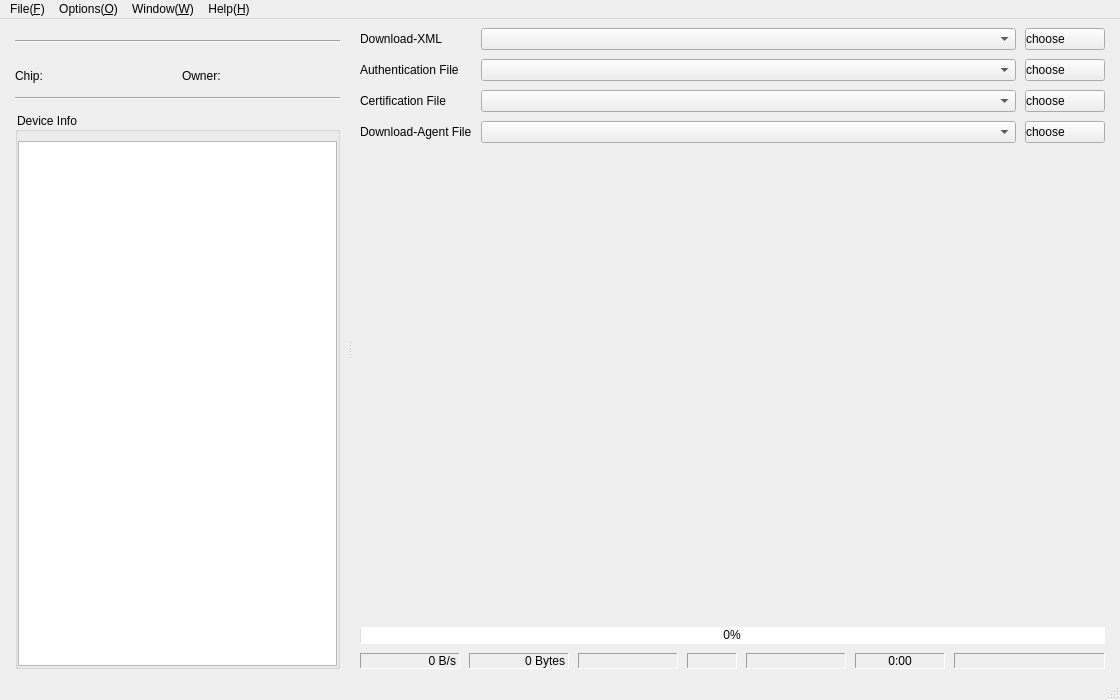
<?xml version="1.0" encoding="UTF-8"?>
<ui version="4.0">
 <class>MainWindow</class>
 <widget class="QMainWindow" name="MainWindow">
  <property name="geometry">
   <rect>
    <x>0</x>
    <y>0</y>
    <width>1120</width>
    <height>700</height>
   </rect>
  </property>
  <property name="minimumSize">
   <size>
    <width>1120</width>
    <height>700</height>
   </size>
  </property>
  <property name="windowTitle">
   <string/>
  </property>
  <property name="windowIcon">
   <iconset resource="../Resources/icon.qrc">
    <normaloff>:/images/application.png</normaloff>:/images/application.png</iconset>
  </property>
  <widget class="QWidget" name="centralwidget">
   <property name="styleSheet">
    <string notr="true">alternate-background-color: rgb(85, 170, 127);</string>
   </property>
   <layout class="QVBoxLayout" name="verticalLayout_3">
    <item>
     <widget class="QSplitter" name="splitter">
      <property name="styleSheet">
       <string notr="true">QSplitter::handle{background-color: rgb(172, 172, 172);};</string>
      </property>
      <property name="frameShape">
       <enum>QFrame::Panel</enum>
      </property>
      <property name="lineWidth">
       <number>0</number>
      </property>
      <property name="midLineWidth">
       <number>1</number>
      </property>
      <property name="orientation">
       <enum>Qt::Horizontal</enum>
      </property>
      <property name="handleWidth">
       <number>2</number>
      </property>
      <property name="childrenCollapsible">
       <bool>false</bool>
      </property>
      <widget class="QWidget" name="layoutWidget">
       <layout class="QVBoxLayout" name="verticalLayout_7">
        <property name="spacing">
         <number>12</number>
        </property>
        <property name="sizeConstraint">
         <enum>QLayout::SetDefaultConstraint</enum>
        </property>
        <property name="leftMargin">
         <number>6</number>
        </property>
        <property name="rightMargin">
         <number>9</number>
        </property>
        <item>
         <widget class="BromConnSettingWidget" name="bromConnSettingWidget" native="true">
          <property name="sizePolicy">
           <sizepolicy hsizetype="Minimum" vsizetype="Minimum">
            <horstretch>0</horstretch>
            <verstretch>0</verstretch>
           </sizepolicy>
          </property>
         </widget>
        </item>
        <item>
         <widget class="Line" name="line_2">
          <property name="orientation">
           <enum>Qt::Horizontal</enum>
          </property>
         </widget>
        </item>
        <item>
         <widget class="EnvGenWidget" name="envGenWidget" native="true">
          <property name="sizePolicy">
           <sizepolicy hsizetype="Minimum" vsizetype="Minimum">
            <horstretch>0</horstretch>
            <verstretch>0</verstretch>
           </sizepolicy>
          </property>
         </widget>
        </item>
        <item>
         <layout class="QHBoxLayout" name="horizontalLayout_3">
          <property name="spacing">
           <number>9</number>
          </property>
          <item>
           <widget class="QLabel" name="label_chip">
            <property name="text">
             <string>Chip:</string>
            </property>
           </widget>
          </item>
          <item>
           <widget class="QLabel" name="label_chip_value">
            <property name="font">
             <font>
              <pointsize>12</pointsize>
              <weight>75</weight>
              <bold>true</bold>
             </font>
            </property>
            <property name="text">
             <string/>
            </property>
           </widget>
          </item>
          <item>
           <widget class="QLabel" name="label_owner">
            <property name="text">
             <string>Owner:</string>
            </property>
           </widget>
          </item>
          <item>
           <widget class="QLabel" name="label_owner_name">
            <property name="font">
             <font>
              <pointsize>12</pointsize>
              <weight>75</weight>
              <bold>true</bold>
             </font>
            </property>
            <property name="text">
             <string/>
            </property>
            <property name="textFormat">
             <enum>Qt::AutoText</enum>
            </property>
           </widget>
          </item>
         </layout>
        </item>
        <item>
         <widget class="Line" name="line">
          <property name="orientation">
           <enum>Qt::Horizontal</enum>
          </property>
         </widget>
        </item>
        <item>
         <widget class="QGroupBox" name="groupBox">
          <property name="sizePolicy">
           <sizepolicy hsizetype="Minimum" vsizetype="Expanding">
            <horstretch>0</horstretch>
            <verstretch>0</verstretch>
           </sizepolicy>
          </property>
          <property name="title">
           <string>Device Info</string>
          </property>
          <layout class="QVBoxLayout" name="verticalLayout_6">
           <property name="spacing">
            <number>0</number>
           </property>
           <property name="leftMargin">
            <number>0</number>
           </property>
           <property name="topMargin">
            <number>9</number>
           </property>
           <property name="rightMargin">
            <number>0</number>
           </property>
           <property name="bottomMargin">
            <number>0</number>
           </property>
           <item>
            <widget class="QTextEdit" name="textEdit_device_info">
             <property name="sizePolicy">
              <sizepolicy hsizetype="Expanding" vsizetype="Expanding">
               <horstretch>0</horstretch>
               <verstretch>100</verstretch>
              </sizepolicy>
             </property>
             <property name="font">
              <font>
               <pointsize>11</pointsize>
              </font>
             </property>
             <property name="readOnly">
              <bool>true</bool>
             </property>
             <property name="tabStopWidth">
              <number>80</number>
             </property>
            </widget>
           </item>
          </layout>
         </widget>
        </item>
       </layout>
      </widget>
      <widget class="QWidget" name="layoutWidget">
       <layout class="QVBoxLayout" name="verticalLayout_2" stretch="0,1,0">
        <property name="spacing">
         <number>9</number>
        </property>
        <property name="leftMargin">
         <number>9</number>
        </property>
        <property name="rightMargin">
         <number>6</number>
        </property>
        <item>
         <layout class="QGridLayout" name="gridLayout">
          <item row="0" column="0">
           <widget class="QLabel" name="label_download_xml">
            <property name="sizePolicy">
             <sizepolicy hsizetype="Minimum" vsizetype="Preferred">
              <horstretch>0</horstretch>
              <verstretch>0</verstretch>
             </sizepolicy>
            </property>
            <property name="text">
             <string>Download-XML</string>
            </property>
           </widget>
          </item>
          <item row="0" column="1">
           <widget class="QComboBox" name="comboBox_flash_xml_file">
            <property name="sizePolicy">
             <sizepolicy hsizetype="Expanding" vsizetype="Fixed">
              <horstretch>0</horstretch>
              <verstretch>0</verstretch>
             </sizepolicy>
            </property>
            <property name="maxCount">
             <number>10</number>
            </property>
           </widget>
          </item>
          <item row="0" column="2">
           <widget class="QPushButton" name="pushButton_flash_xml">
            <property name="styleSheet">
             <string notr="true">QPushButton {
    text-align:left;
}
</string>
            </property>
            <property name="text">
             <string>choose</string>
            </property>
            <property name="icon">
             <iconset resource="../Resources/icon.qrc">
              <normaloff>:/images/folder.png</normaloff>:/images/folder.png</iconset>
            </property>
            <property name="iconSize">
             <size>
              <width>20</width>
              <height>20</height>
             </size>
            </property>
           </widget>
          </item>
          <item row="1" column="0">
           <widget class="QLabel" name="label_authFile">
            <property name="sizePolicy">
             <sizepolicy hsizetype="Minimum" vsizetype="Preferred">
              <horstretch>0</horstretch>
              <verstretch>0</verstretch>
             </sizepolicy>
            </property>
            <property name="toolTip">
             <string>Only used for security download</string>
            </property>
            <property name="text">
             <string>Authentication File</string>
            </property>
           </widget>
          </item>
          <item row="1" column="1">
           <widget class="QComboBox" name="comboBox_authFilePath">
            <property name="sizePolicy">
             <sizepolicy hsizetype="Expanding" vsizetype="Fixed">
              <horstretch>0</horstretch>
              <verstretch>0</verstretch>
             </sizepolicy>
            </property>
            <property name="acceptDrops">
             <bool>false</bool>
            </property>
            <property name="whatsThis">
             <string>Optional: Only used for security download</string>
            </property>
            <property name="editable">
             <bool>false</bool>
            </property>
            <property name="maxCount">
             <number>10</number>
            </property>
            <property name="insertPolicy">
             <enum>QComboBox::InsertAtTop</enum>
            </property>
           </widget>
          </item>
          <item row="1" column="2">
           <widget class="QPushButton" name="pushButton_authFile">
            <property name="styleSheet">
             <string notr="true">QPushButton {
    text-align:left;
}</string>
            </property>
            <property name="text">
             <string>choose</string>
            </property>
            <property name="icon">
             <iconset resource="../Resources/icon.qrc">
              <normaloff>:/images/folder.png</normaloff>:/images/folder.png</iconset>
            </property>
            <property name="iconSize">
             <size>
              <width>20</width>
              <height>20</height>
             </size>
            </property>
           </widget>
          </item>
          <item row="2" column="0">
           <widget class="QLabel" name="label_certFile">
            <property name="sizePolicy">
             <sizepolicy hsizetype="Minimum" vsizetype="Preferred">
              <horstretch>0</horstretch>
              <verstretch>0</verstretch>
             </sizepolicy>
            </property>
            <property name="text">
             <string>Certification File</string>
            </property>
           </widget>
          </item>
          <item row="2" column="1">
           <widget class="QComboBox" name="comboBox_certFilePath">
            <property name="sizePolicy">
             <sizepolicy hsizetype="Expanding" vsizetype="Fixed">
              <horstretch>0</horstretch>
              <verstretch>0</verstretch>
             </sizepolicy>
            </property>
            <property name="whatsThis">
             <string>optional: only used for security debug.</string>
            </property>
            <property name="maxCount">
             <number>10</number>
            </property>
            <property name="insertPolicy">
             <enum>QComboBox::InsertAtTop</enum>
            </property>
           </widget>
          </item>
          <item row="2" column="2">
           <widget class="QPushButton" name="pushButton_CertFile">
            <property name="enabled">
             <bool>true</bool>
            </property>
            <property name="layoutDirection">
             <enum>Qt::LeftToRight</enum>
            </property>
            <property name="autoFillBackground">
             <bool>false</bool>
            </property>
            <property name="styleSheet">
             <string notr="true">QPushButton {
    text-align:left;
}
</string>
            </property>
            <property name="text">
             <string>choose</string>
            </property>
            <property name="icon">
             <iconset resource="../Resources/icon.qrc">
              <normaloff>:/images/folder.png</normaloff>:/images/folder.png</iconset>
            </property>
            <property name="iconSize">
             <size>
              <width>20</width>
              <height>20</height>
             </size>
            </property>
            <property name="autoExclusive">
             <bool>false</bool>
            </property>
           </widget>
          </item>
          <item row="3" column="0">
           <widget class="QLabel" name="label_daFile">
            <property name="text">
             <string>Download-Agent File</string>
            </property>
           </widget>
          </item>
          <item row="3" column="1">
           <widget class="QComboBox" name="comboBox_daFilePath">
            <property name="sizePolicy">
             <sizepolicy hsizetype="Expanding" vsizetype="Fixed">
              <horstretch>0</horstretch>
              <verstretch>0</verstretch>
             </sizepolicy>
            </property>
            <property name="maxCount">
             <number>10</number>
            </property>
           </widget>
          </item>
          <item row="3" column="2">
           <widget class="QPushButton" name="pushButton_daFile">
            <property name="styleSheet">
             <string notr="true">QPushButton {
    text-align:left;
}
</string>
            </property>
            <property name="text">
             <string>choose</string>
            </property>
            <property name="icon">
             <iconset resource="../Resources/icon.qrc">
              <normaloff>:/images/folder.png</normaloff>:/images/folder.png</iconset>
            </property>
            <property name="iconSize">
             <size>
              <width>20</width>
              <height>20</height>
             </size>
            </property>
           </widget>
          </item>
         </layout>
        </item>
        <item>
         <widget class="QTabWidget" name="tabWidget">
          <property name="enabled">
           <bool>true</bool>
          </property>
          <property name="sizePolicy">
           <sizepolicy hsizetype="Expanding" vsizetype="Expanding">
            <horstretch>100</horstretch>
            <verstretch>0</verstretch>
           </sizepolicy>
          </property>
          <property name="minimumSize">
           <size>
            <width>0</width>
            <height>0</height>
           </size>
          </property>
          <property name="toolTip">
           <string/>
          </property>
          <property name="styleSheet">
           <string notr="true">QTabBar::tab:selected {
	background-color: rgb(242, 253, 255);
}

QTabWidget::pane{
background-color: rgb(250, 255, 247);
}</string>
          </property>
          <property name="tabShape">
           <enum>QTabWidget::Rounded</enum>
          </property>
          <property name="currentIndex">
           <number>-1</number>
          </property>
          <property name="documentMode">
           <bool>true</bool>
          </property>
          <property name="movable">
           <bool>true</bool>
          </property>
         </widget>
        </item>
        <item>
         <layout class="QVBoxLayout" name="verticalLayout">
          <item>
           <widget class="QProgressBar" name="progressBar">
            <property name="sizePolicy">
             <sizepolicy hsizetype="Preferred" vsizetype="Preferred">
              <horstretch>0</horstretch>
              <verstretch>0</verstretch>
             </sizepolicy>
            </property>
            <property name="minimumSize">
             <size>
              <width>0</width>
              <height>17</height>
             </size>
            </property>
            <property name="maximumSize">
             <size>
              <width>16777215</width>
              <height>17</height>
             </size>
            </property>
            <property name="palette">
             <palette>
              <active>
               <colorrole role="Button">
                <brush brushstyle="SolidPattern">
                 <color alpha="255">
                  <red>193</red>
                  <green>249</green>
                  <blue>255</blue>
                 </color>
                </brush>
               </colorrole>
               <colorrole role="Base">
                <brush brushstyle="SolidPattern">
                 <color alpha="255">
                  <red>193</red>
                  <green>249</green>
                  <blue>255</blue>
                 </color>
                </brush>
               </colorrole>
               <colorrole role="Window">
                <brush brushstyle="SolidPattern">
                 <color alpha="255">
                  <red>193</red>
                  <green>249</green>
                  <blue>255</blue>
                 </color>
                </brush>
               </colorrole>
               <colorrole role="AlternateBase">
                <brush brushstyle="SolidPattern">
                 <color alpha="255">
                  <red>85</red>
                  <green>170</green>
                  <blue>127</blue>
                 </color>
                </brush>
               </colorrole>
              </active>
              <inactive>
               <colorrole role="Button">
                <brush brushstyle="SolidPattern">
                 <color alpha="255">
                  <red>193</red>
                  <green>249</green>
                  <blue>255</blue>
                 </color>
                </brush>
               </colorrole>
               <colorrole role="Base">
                <brush brushstyle="SolidPattern">
                 <color alpha="255">
                  <red>193</red>
                  <green>249</green>
                  <blue>255</blue>
                 </color>
                </brush>
               </colorrole>
               <colorrole role="Window">
                <brush brushstyle="SolidPattern">
                 <color alpha="255">
                  <red>193</red>
                  <green>249</green>
                  <blue>255</blue>
                 </color>
                </brush>
               </colorrole>
               <colorrole role="AlternateBase">
                <brush brushstyle="SolidPattern">
                 <color alpha="255">
                  <red>85</red>
                  <green>170</green>
                  <blue>127</blue>
                 </color>
                </brush>
               </colorrole>
              </inactive>
              <disabled>
               <colorrole role="Button">
                <brush brushstyle="SolidPattern">
                 <color alpha="255">
                  <red>193</red>
                  <green>249</green>
                  <blue>255</blue>
                 </color>
                </brush>
               </colorrole>
               <colorrole role="Base">
                <brush brushstyle="SolidPattern">
                 <color alpha="255">
                  <red>193</red>
                  <green>249</green>
                  <blue>255</blue>
                 </color>
                </brush>
               </colorrole>
               <colorrole role="Window">
                <brush brushstyle="SolidPattern">
                 <color alpha="255">
                  <red>193</red>
                  <green>249</green>
                  <blue>255</blue>
                 </color>
                </brush>
               </colorrole>
               <colorrole role="AlternateBase">
                <brush brushstyle="SolidPattern">
                 <color alpha="255">
                  <red>85</red>
                  <green>170</green>
                  <blue>127</blue>
                 </color>
                </brush>
               </colorrole>
              </disabled>
             </palette>
            </property>
            <property name="font">
             <font>
              <weight>50</weight>
              <bold>false</bold>
             </font>
            </property>
            <property name="autoFillBackground">
             <bool>false</bool>
            </property>
            <property name="styleSheet">
             <string notr="true">QProgressBar { border-radius: 0px;text-align: center}</string>
            </property>
            <property name="value">
             <number>0</number>
            </property>
            <property name="alignment">
             <set>Qt::AlignCenter</set>
            </property>
            <property name="orientation">
             <enum>Qt::Horizontal</enum>
            </property>
            <property name="invertedAppearance">
             <bool>false</bool>
            </property>
            <property name="textDirection">
             <enum>QProgressBar::TopToBottom</enum>
            </property>
            <property name="format">
             <string>%p%</string>
            </property>
           </widget>
          </item>
          <item>
           <layout class="QHBoxLayout" name="horizontalLayout">
            <item>
             <widget class="QLabel" name="label_SpeedInfo">
              <property name="minimumSize">
               <size>
                <width>100</width>
                <height>0</height>
               </size>
              </property>
              <property name="maximumSize">
               <size>
                <width>100</width>
                <height>16777215</height>
               </size>
              </property>
              <property name="layoutDirection">
               <enum>Qt::LeftToRight</enum>
              </property>
              <property name="frameShape">
               <enum>QFrame::Panel</enum>
              </property>
              <property name="frameShadow">
               <enum>QFrame::Sunken</enum>
              </property>
              <property name="lineWidth">
               <number>1</number>
              </property>
              <property name="midLineWidth">
               <number>0</number>
              </property>
              <property name="text">
               <string>0 B/s</string>
              </property>
              <property name="alignment">
               <set>Qt::AlignRight|Qt::AlignTrailing|Qt::AlignVCenter</set>
              </property>
             </widget>
            </item>
            <item>
             <widget class="QLabel" name="label_total">
              <property name="minimumSize">
               <size>
                <width>100</width>
                <height>0</height>
               </size>
              </property>
              <property name="maximumSize">
               <size>
                <width>100</width>
                <height>16777215</height>
               </size>
              </property>
              <property name="frameShape">
               <enum>QFrame::Panel</enum>
              </property>
              <property name="frameShadow">
               <enum>QFrame::Sunken</enum>
              </property>
              <property name="text">
               <string>0 Bytes</string>
              </property>
              <property name="alignment">
               <set>Qt::AlignRight|Qt::AlignTrailing|Qt::AlignVCenter</set>
              </property>
             </widget>
            </item>
            <item>
             <widget class="QLabel" name="label_stress_count">
              <property name="minimumSize">
               <size>
                <width>100</width>
                <height>0</height>
               </size>
              </property>
              <property name="maximumSize">
               <size>
                <width>60</width>
                <height>16777215</height>
               </size>
              </property>
              <property name="frameShape">
               <enum>QFrame::Panel</enum>
              </property>
              <property name="frameShadow">
               <enum>QFrame::Sunken</enum>
              </property>
              <property name="lineWidth">
               <number>1</number>
              </property>
              <property name="midLineWidth">
               <number>0</number>
              </property>
              <property name="text">
               <string/>
              </property>
              <property name="alignment">
               <set>Qt::AlignCenter</set>
              </property>
             </widget>
            </item>
            <item>
             <widget class="QLabel" name="label_storage">
              <property name="minimumSize">
               <size>
                <width>50</width>
                <height>0</height>
               </size>
              </property>
              <property name="maximumSize">
               <size>
                <width>50</width>
                <height>16777215</height>
               </size>
              </property>
              <property name="font">
               <font>
                <weight>75</weight>
                <italic>false</italic>
                <bold>true</bold>
                <underline>false</underline>
                <strikeout>false</strikeout>
                <stylestrategy>PreferDefault</stylestrategy>
                <kerning>true</kerning>
               </font>
              </property>
              <property name="frameShape">
               <enum>QFrame::Panel</enum>
              </property>
              <property name="frameShadow">
               <enum>QFrame::Sunken</enum>
              </property>
              <property name="lineWidth">
               <number>1</number>
              </property>
              <property name="midLineWidth">
               <number>0</number>
              </property>
              <property name="text">
               <string/>
              </property>
              <property name="textFormat">
               <enum>Qt::PlainText</enum>
              </property>
              <property name="alignment">
               <set>Qt::AlignCenter</set>
              </property>
             </widget>
            </item>
            <item>
             <widget class="QLabel" name="label_usbStatus">
              <property name="minimumSize">
               <size>
                <width>100</width>
                <height>0</height>
               </size>
              </property>
              <property name="maximumSize">
               <size>
                <width>100</width>
                <height>16777215</height>
               </size>
              </property>
              <property name="toolTip">
               <string/>
              </property>
              <property name="frameShape">
               <enum>QFrame::Panel</enum>
              </property>
              <property name="frameShadow">
               <enum>QFrame::Sunken</enum>
              </property>
              <property name="lineWidth">
               <number>1</number>
              </property>
              <property name="midLineWidth">
               <number>0</number>
              </property>
              <property name="text">
               <string/>
              </property>
              <property name="textFormat">
               <enum>Qt::PlainText</enum>
              </property>
              <property name="alignment">
               <set>Qt::AlignCenter</set>
              </property>
             </widget>
            </item>
            <item>
             <widget class="QLabel" name="label_time">
              <property name="minimumSize">
               <size>
                <width>90</width>
                <height>0</height>
               </size>
              </property>
              <property name="maximumSize">
               <size>
                <width>90</width>
                <height>16777215</height>
               </size>
              </property>
              <property name="frameShape">
               <enum>QFrame::Panel</enum>
              </property>
              <property name="frameShadow">
               <enum>QFrame::Sunken</enum>
              </property>
              <property name="lineWidth">
               <number>1</number>
              </property>
              <property name="midLineWidth">
               <number>0</number>
              </property>
              <property name="text">
               <string>0:00</string>
              </property>
              <property name="alignment">
               <set>Qt::AlignCenter</set>
              </property>
             </widget>
            </item>
            <item>
             <widget class="QLabel" name="label_status_port">
              <property name="frameShape">
               <enum>QFrame::Panel</enum>
              </property>
              <property name="frameShadow">
               <enum>QFrame::Sunken</enum>
              </property>
              <property name="lineWidth">
               <number>1</number>
              </property>
              <property name="midLineWidth">
               <number>0</number>
              </property>
              <property name="text">
               <string/>
              </property>
             </widget>
            </item>
           </layout>
          </item>
         </layout>
        </item>
       </layout>
      </widget>
     </widget>
    </item>
   </layout>
  </widget>
  <widget class="QMenuBar" name="menubar">
   <property name="geometry">
    <rect>
     <x>0</x>
     <y>0</y>
     <width>1120</width>
     <height>23</height>
    </rect>
   </property>
   <widget class="QMenu" name="menu_File">
    <property name="title">
     <string>File(&amp;F)</string>
    </property>
    <widget class="QMenu" name="menuExport_Console_Mode_XML">
     <property name="title">
      <string>Export Console Mode XML</string>
     </property>
     <addaction name="actionExportFormat"/>
     <addaction name="actionExportDownload"/>
     <addaction name="separator"/>
     <addaction name="actionExportReadback"/>
     <addaction name="separator"/>
     <addaction name="actionExportWriteMemory"/>
    </widget>
    <addaction name="separator"/>
    <addaction name="menuExport_Console_Mode_XML"/>
    <addaction name="separator"/>
    <addaction name="actionExit"/>
   </widget>
   <widget class="QMenu" name="menuOptions">
    <property name="title">
     <string>Options(&amp;O)</string>
    </property>
    <addaction name="separator"/>
    <addaction name="actionUSB_UART_options"/>
   </widget>
   <widget class="QMenu" name="menuWindow">
    <property name="title">
     <string>Window(&amp;W)</string>
    </property>
    <addaction name="actionWrite_Memory"/>
    <addaction name="actionField_Firmware_Update"/>
    <addaction name="actionSecurity_Mode"/>
   </widget>
   <widget class="QMenu" name="menuHelp">
    <property name="title">
     <string>Help(&amp;H)</string>
    </property>
    <addaction name="actionShow_Welcome"/>
    <addaction name="separator"/>
    <addaction name="actionAbout"/>
    <addaction name="separator"/>
    <addaction name="actionNetwork_Test"/>
    <addaction name="separator"/>
    <addaction name="action_SoftwareUpdate"/>
    <addaction name="actionOpen_Logs_Folder"/>
   </widget>
   <addaction name="menu_File"/>
   <addaction name="menuOptions"/>
   <addaction name="menuWindow"/>
   <addaction name="menuHelp"/>
  </widget>
  <widget class="QStatusBar" name="statusbar"/>
  <action name="actionExportFormat">
   <property name="text">
    <string>Format...</string>
   </property>
  </action>
  <action name="actionExit">
   <property name="text">
    <string>Exit</string>
   </property>
   <property name="toolTip">
    <string>Exit</string>
   </property>
   <property name="shortcut">
    <string>Ctrl+Q</string>
   </property>
  </action>
  <action name="actionExportDownload">
   <property name="text">
    <string>Download...</string>
   </property>
  </action>
  <action name="actionExportPartial_Format_Download">
   <property name="text">
    <string>Partial Format+Download...</string>
   </property>
  </action>
  <action name="actionExportReadback">
   <property name="text">
    <string>Readback...</string>
   </property>
  </action>
  <action name="actionUSB_UART_options">
   <property name="text">
    <string>Option...</string>
   </property>
   <property name="shortcut">
    <string>Ctrl+Alt+O</string>
   </property>
  </action>
  <action name="actionWrite_Memory">
   <property name="checkable">
    <bool>true</bool>
   </property>
   <property name="text">
    <string>Write Memory</string>
   </property>
   <property name="shortcut">
    <string>Ctrl+Alt+W</string>
   </property>
  </action>
  <action name="actionSecurity_Mode">
   <property name="checkable">
    <bool>true</bool>
   </property>
   <property name="text">
    <string>Security Mode</string>
   </property>
   <property name="shortcut">
    <string>Ctrl+Alt+S</string>
   </property>
  </action>
  <action name="actionShow_Welcome">
   <property name="text">
    <string/>
   </property>
  </action>
  <action name="actionAbout">
   <property name="text">
    <string>About...</string>
   </property>
   <property name="visible">
    <bool>true</bool>
   </property>
  </action>
  <action name="action_SoftwareUpdate">
   <property name="text">
    <string>Software Update...</string>
   </property>
   <property name="visible">
    <bool>false</bool>
   </property>
  </action>
  <action name="actionExportDevice_Readback">
   <property name="text">
    <string>Device Readback...</string>
   </property>
  </action>
  <action name="actionOpen_Logs_Folder">
   <property name="text">
    <string>Open Logs Folder</string>
   </property>
   <property name="shortcut">
    <string>Ctrl+Alt+L</string>
   </property>
  </action>
  <action name="actionExportWriteMemory">
   <property name="text">
    <string>Write Memory...</string>
   </property>
  </action>
  <action name="actionNetwork_Test">
   <property name="text">
    <string>Network Test</string>
   </property>
   <property name="shortcut">
    <string>Ctrl+Alt+N</string>
   </property>
  </action>
  <action name="actionField_Firmware_Update">
   <property name="checkable">
    <bool>true</bool>
   </property>
   <property name="text">
    <string>Field Firmware Update</string>
   </property>
  </action>
 </widget>
 <customwidgets>
  <customwidget>
   <class>BromConnSettingWidget</class>
   <extends>QWidget</extends>
   <header>BromConnSettingWidget.h</header>
   <container>1</container>
  </customwidget>
  <customwidget>
   <class>EnvGenWidget</class>
   <extends>QWidget</extends>
   <header>EnvGenWidget.h</header>
   <container>1</container>
  </customwidget>
 </customwidgets>
 <resources>
  <include location="../Resources/icon.qrc"/>
 </resources>
 <connections/>
</ui>
